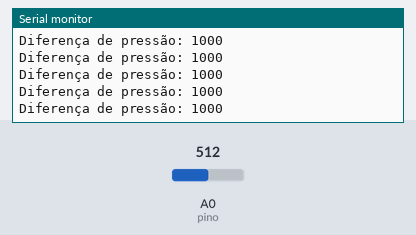
The sketch below on a simulated Arduino Uno, built with avr-gcc and run on an emulated ATmega328P. Parts: the last lines printed to the serial monitor. Inputs (shaded band) come from the test bench; at power-on: A0 (pino) = 512.

Above: at 1.2 s.
1.3 s: A0 (pino) set to 716
At 1.31 s:
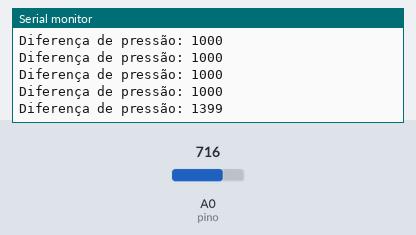
2.8 s: A0 (pino) set to 900
At 2.82 s:
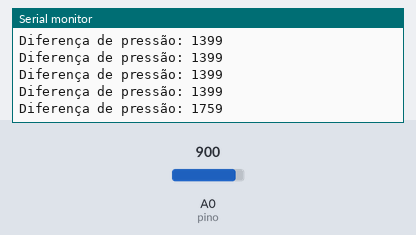
Timing chart, 0 to 5.8 s (numbered marks = the images above; inputs shaded):
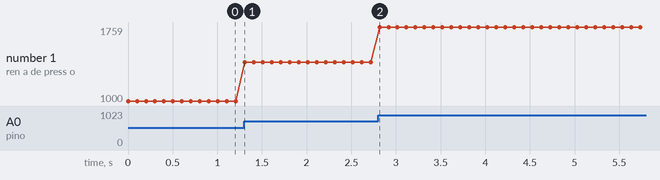

Measured:
- after the input at 1.3 s, the serial monitor: prints a new line at once (image 1)
- after the input at 2.8 s, the serial monitor: prints a new line at once (image 2)
- plotted number 1: 1000 → 1399 after the input at 1.3 s, 1399 → 1759 after the input at 2.8 s

The sketch:

Calibrar_Vcas.ino
```cpp
const int pino = A0; // Pino analógico ao qual o sensor está conectado
const int minP = 0;
const int maxP = 2000; //valor vide o manual determina na escala de até 2kPa

void setup() {
  Serial.begin(9600);
}

void loop() {
  int sensorValue = analogRead(pino);

  // Mapeia os valores brutos do sensor para o poder analisar se há a necessidade de ajustes
  int valor = map(sensorValue, 0, 1023, minP, maxP);

  Serial.print("Diferença de pressão: ");
  Serial.println(valor);

  delay(100); // Ajuste conforme necessário
}
```
